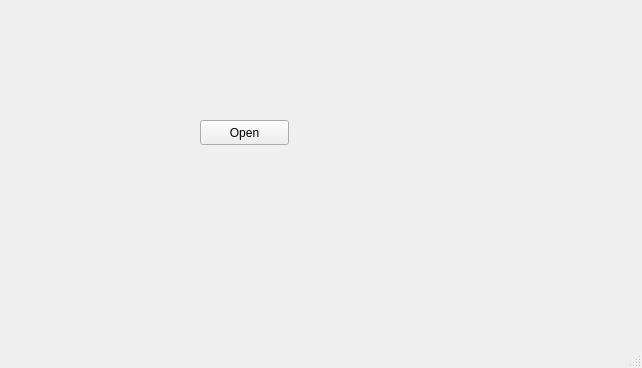
<?xml version="1.0" encoding="UTF-8"?>
<ui version="4.0">
 <class>MainWindow</class>
 <widget class="QMainWindow" name="MainWindow">
  <property name="geometry">
   <rect>
    <x>0</x>
    <y>0</y>
    <width>642</width>
    <height>368</height>
   </rect>
  </property>
  <property name="windowTitle">
   <string>MainWindow</string>
  </property>
  <widget class="QWidget" name="centralwidget">
   <widget class="QPushButton" name="btn1">
    <property name="geometry">
     <rect>
      <x>200</x>
      <y>120</y>
      <width>89</width>
      <height>25</height>
     </rect>
    </property>
    <property name="text">
     <string>Open</string>
    </property>
   </widget>
  </widget>
  <widget class="QMenuBar" name="menubar">
   <property name="geometry">
    <rect>
     <x>0</x>
     <y>0</y>
     <width>642</width>
     <height>22</height>
    </rect>
   </property>
  </widget>
  <widget class="QStatusBar" name="statusbar"/>
 </widget>
 <resources/>
 <connections/>
</ui>
